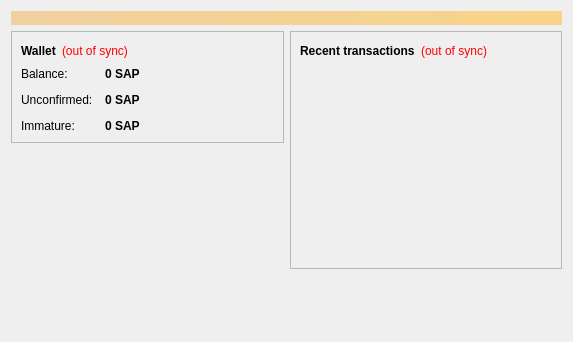
<?xml version="1.0" encoding="UTF-8"?>
<ui version="4.0">
 <class>OverviewPage</class>
 <widget class="QWidget" name="OverviewPage">
  <property name="geometry">
   <rect>
    <x>0</x>
    <y>0</y>
    <width>573</width>
    <height>342</height>
   </rect>
  </property>
  <property name="windowTitle">
   <string>Form</string>
  </property>
  <layout class="QVBoxLayout" name="topLayout">
   <item>
    <widget class="QLabel" name="labelAlerts">
     <property name="visible">
      <bool>false</bool>
     </property>
     <property name="styleSheet">
      <string notr="true">background-color: qlineargradient(x1: 0, y1: 0, x2: 1, y2: 0, stop:0 #F0D0A0, stop:1 #F8D488); color:#000000;</string>
     </property>
     <property name="wordWrap">
      <bool>true</bool>
     </property>
     <property name="margin">
      <number>3</number>
     </property>
    </widget>
   </item>
   <item>
    <layout class="QHBoxLayout" name="horizontalLayout" stretch="1,1">
     <item>
      <layout class="QVBoxLayout" name="verticalLayout_2">
       <item>
        <widget class="QFrame" name="frame">
         <property name="frameShape">
          <enum>QFrame::StyledPanel</enum>
         </property>
         <property name="frameShadow">
          <enum>QFrame::Raised</enum>
         </property>
         <layout class="QVBoxLayout" name="verticalLayout_4">
          <item>
           <layout class="QHBoxLayout" name="horizontalLayout_4">
            <item>
             <widget class="QLabel" name="label_5">
              <property name="font">
               <font>
                <weight>75</weight>
                <bold>true</bold>
               </font>
              </property>
              <property name="text">
               <string>Wallet</string>
              </property>
             </widget>
            </item>
            <item>
             <widget class="QLabel" name="labelWalletStatus">
              <property name="toolTip">
               <string>The displayed information may be out of date. Your wallet automatically synchronizes with the SapientaCoin network after a connection is established, but this process has not completed yet.</string>
              </property>
              <property name="styleSheet">
               <string notr="true">QLabel { color: red; }</string>
              </property>
              <property name="text">
               <string notr="true">(out of sync)</string>
              </property>
              <property name="alignment">
               <set>Qt::AlignLeading|Qt::AlignLeft|Qt::AlignVCenter</set>
              </property>
             </widget>
            </item>
            <item>
             <spacer name="horizontalSpacer_2">
              <property name="orientation">
               <enum>Qt::Horizontal</enum>
              </property>
              <property name="sizeHint" stdset="0">
               <size>
                <width>40</width>
                <height>20</height>
               </size>
              </property>
             </spacer>
            </item>
           </layout>
          </item>
          <item>
           <layout class="QFormLayout" name="formLayout_2">
            <property name="fieldGrowthPolicy">
             <enum>QFormLayout::AllNonFixedFieldsGrow</enum>
            </property>
            <property name="horizontalSpacing">
             <number>12</number>
            </property>
            <property name="verticalSpacing">
             <number>12</number>
            </property>
            <item row="0" column="0">
             <widget class="QLabel" name="label">
              <property name="text">
               <string>Balance:</string>
              </property>
             </widget>
            </item>
            <item row="0" column="1">
             <widget class="QLabel" name="labelBalance">
              <property name="font">
               <font>
                <weight>75</weight>
                <bold>true</bold>
               </font>
              </property>
              <property name="cursor">
               <cursorShape>IBeamCursor</cursorShape>
              </property>
              <property name="toolTip">
               <string>Your current balance</string>
              </property>
              <property name="text">
               <string notr="true">0 SAP</string>
              </property>
              <property name="textInteractionFlags">
               <set>Qt::LinksAccessibleByMouse|Qt::TextSelectableByKeyboard|Qt::TextSelectableByMouse</set>
              </property>
             </widget>
            </item>
            <item row="1" column="0">
             <widget class="QLabel" name="label_3">
              <property name="text">
               <string>Unconfirmed:</string>
              </property>
             </widget>
            </item>
            <item row="1" column="1">
             <widget class="QLabel" name="labelUnconfirmed">
              <property name="font">
               <font>
                <weight>75</weight>
                <bold>true</bold>
               </font>
              </property>
              <property name="cursor">
               <cursorShape>IBeamCursor</cursorShape>
              </property>
              <property name="toolTip">
               <string>Total of transactions that have yet to be confirmed, and do not yet count toward the current balance</string>
              </property>
              <property name="text">
               <string notr="true">0 SAP</string>
              </property>
              <property name="textInteractionFlags">
               <set>Qt::LinksAccessibleByMouse|Qt::TextSelectableByKeyboard|Qt::TextSelectableByMouse</set>
              </property>
             </widget>
            </item>
            <item row="2" column="0">
             <widget class="QLabel" name="labelImmatureText">
              <property name="text">
               <string>Immature:</string>
              </property>
             </widget>
            </item>
            <item row="2" column="1">
             <widget class="QLabel" name="labelImmature">
              <property name="font">
               <font>
                <weight>75</weight>
                <bold>true</bold>
               </font>
              </property>
              <property name="toolTip">
               <string>Mined balance that has not yet matured</string>
              </property>
              <property name="text">
               <string notr="true">0 SAP</string>
              </property>
              <property name="textInteractionFlags">
               <set>Qt::LinksAccessibleByMouse|Qt::TextSelectableByKeyboard|Qt::TextSelectableByMouse</set>
              </property>
             </widget>
            </item>
           </layout>
          </item>
         </layout>
        </widget>
       </item>
       <item>
        <spacer name="verticalSpacer">
         <property name="orientation">
          <enum>Qt::Vertical</enum>
         </property>
         <property name="sizeHint" stdset="0">
          <size>
           <width>20</width>
           <height>40</height>
          </size>
         </property>
        </spacer>
       </item>
       <item>
        <widget class="QLabel" name="label_6">
         <property name="text">
          <string/>
         </property>
         <property name="pixmap">
          <pixmap resource="../bitcoin.qrc">:/images/backg</pixmap>
         </property>
         <property name="scaledContents">
          <bool>false</bool>
         </property>
         <property name="alignment">
          <set>Qt::AlignCenter</set>
         </property>
         <property name="margin">
          <number>-2</number>
         </property>
        </widget>
       </item>
      </layout>
     </item>
     <item>
      <layout class="QVBoxLayout" name="verticalLayout_3">
       <item>
        <widget class="QFrame" name="frame_2">
         <property name="frameShape">
          <enum>QFrame::StyledPanel</enum>
         </property>
         <property name="frameShadow">
          <enum>QFrame::Raised</enum>
         </property>
         <layout class="QVBoxLayout" name="verticalLayout">
          <item>
           <layout class="QHBoxLayout" name="horizontalLayout_2">
            <item>
             <widget class="QLabel" name="label_4">
              <property name="text">
               <string>&lt;b&gt;Recent transactions&lt;/b&gt;</string>
              </property>
             </widget>
            </item>
            <item>
             <widget class="QLabel" name="labelTransactionsStatus">
              <property name="toolTip">
               <string>The displayed information may be out of date. Your wallet automatically synchronizes with the SapientaCoin network after a connection is established, but this process has not completed yet.</string>
              </property>
              <property name="styleSheet">
               <string notr="true">QLabel { color: red; }</string>
              </property>
              <property name="text">
               <string notr="true">(out of sync)</string>
              </property>
              <property name="alignment">
               <set>Qt::AlignRight|Qt::AlignTrailing|Qt::AlignVCenter</set>
              </property>
             </widget>
            </item>
            <item>
             <spacer name="horizontalSpacer">
              <property name="orientation">
               <enum>Qt::Horizontal</enum>
              </property>
              <property name="sizeHint" stdset="0">
               <size>
                <width>40</width>
                <height>20</height>
               </size>
              </property>
             </spacer>
            </item>
           </layout>
          </item>
          <item>
           <widget class="QListView" name="listTransactions">
            <property name="styleSheet">
             <string notr="true">QListView { background: transparent; }</string>
            </property>
            <property name="frameShape">
             <enum>QFrame::NoFrame</enum>
            </property>
            <property name="verticalScrollBarPolicy">
             <enum>Qt::ScrollBarAlwaysOff</enum>
            </property>
            <property name="horizontalScrollBarPolicy">
             <enum>Qt::ScrollBarAlwaysOff</enum>
            </property>
            <property name="selectionMode">
             <enum>QAbstractItemView::NoSelection</enum>
            </property>
           </widget>
          </item>
         </layout>
        </widget>
       </item>
       <item>
        <spacer name="verticalSpacer_2">
         <property name="orientation">
          <enum>Qt::Vertical</enum>
         </property>
         <property name="sizeHint" stdset="0">
          <size>
           <width>20</width>
           <height>40</height>
          </size>
         </property>
        </spacer>
       </item>
      </layout>
     </item>
    </layout>
   </item>
  </layout>
 </widget>
 <resources/>
 <connections/>
</ui>
